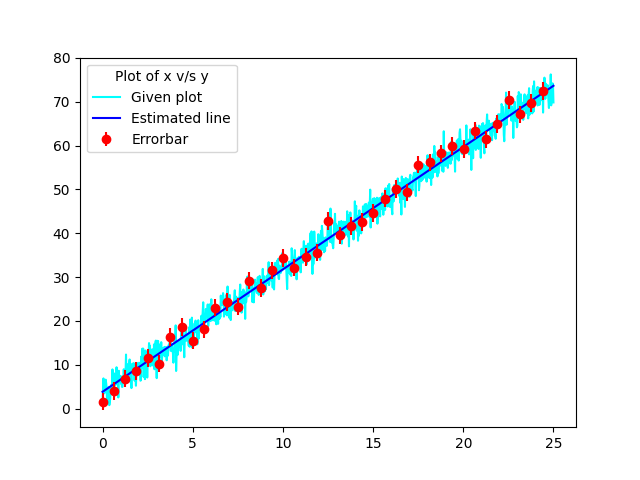

Python code for this plot:
import numpy as np
import matplotlib.pyplot as plt

data = np.loadtxt("dataset1.txt")
x = data[:, 0]                                  # Extracting data from dataset
y = data[:, 1]

M = np.column_stack([x, np.ones(len(x))])
(p1, p2), _, _, _ = np.linalg.lstsq(M, y, rcond=None)           # Calling lstsq function to obtain line parameters
print(f"The estimated equation is {p1} x + {p2}")

def stline(x, m, c):
    return m * x + c
y_est = stline(x, p1, p2)

plt.plot(x, y, label = "Given plot", color = "cyan")
plt.plot(x, y_est, label = "Estimated line", color = "blue")            # plotting curves and saving them
plt.errorbar(x[::25], y[::25], np.std(y - y_est), fmt='ro', label = "Errorbar" )
plt.legend(title = "Plot of x v/s y")
plt.savefig("dataset1.png")